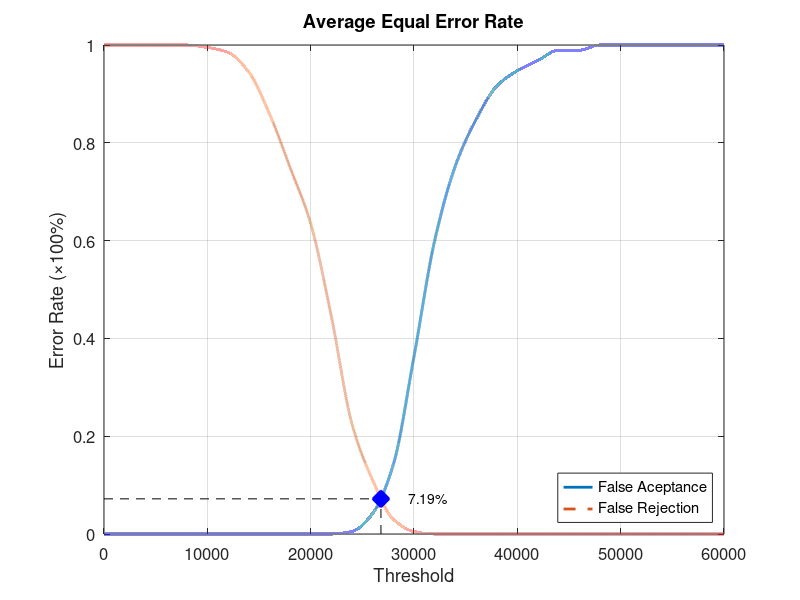
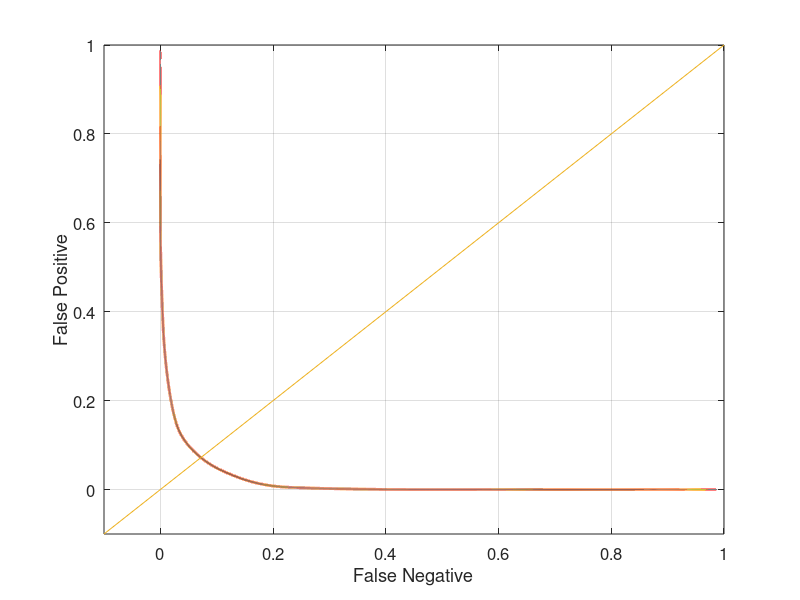

MATLAB code to generate these figures, in order:
function yEER = Database4_1
close all;
clear;
clc;
x = 0:2000:60000;
xq = 0:0.5:60000;

y0 = [0 0 0 0 0 0 0 0 0 0 0 0 0.00526316 0.0421053 0.142105 0.363158 0.6 0.752632 0.847368 0.915789 0.947368 0.968421 0.989474 0.989474 1 1 1 1 1 1 1];
yy0 = interp1(x, y0, xq, 'pchip');
y1 = [1 1 1 1 1 0.995 0.985 0.945 0.86 0.75 0.635 0.445 0.225 0.11 0.03 0.005 0 0 0 0 0 0 0 0 0 0 0 0 0 0 0];
yy1 = interp1(x, y1, xq, 'pchip');

% Calculating EER: 
y2 = abs(y0 - y1);
find(y2 == min(y2))
yy2 = abs(yy0 - yy1);
xEER = find(yy2 == min(yy2));
xEERIndex = xq(xEER) % X-axis EER
yEER = yy0(xEER) % Y-axis EER

main = figure
plot(xq, yy0,'-','LineWidth', 2);	hold on
plot(xq, yy1,'--','LineWidth', 2);	hold on
plot([xEERIndex xEERIndex], [0 yEER], 'k--');	hold on
plot([0 xEERIndex], [yEER yEER], 'k--');	hold on
plot(xEERIndex, yEER, 'bx', 'LineWidth', 10);	hold on
text(xEERIndex + 10 * xEERIndex / 100, yEER, [num2str(round((10000 * yEER)) / 100) '%'])
legend('False Aceptance', 'False Rejection', 'Location', 'SouthEast')
xlabel('Threshold')
ylabel('Error Rate (\times100%)')
title('Average Equal Error Rate')
set(gca, 'FontSize', 12)
axis([0 60000 0 1])
grid on

print(main, 'Database4_1Main', '-dpng');
FNRxFPR = figure('Color', [1 1 1]);
plot(yy1, yy0, '-', yy1, yy0, 'LineWidth', 2);
hold on
y = -0.1:0.1:1
plot(y, y); 
set(gca, 'FontSize', 12)
xlabel('False Negative')
ylabel('False Positive')
axis([-0.1 1 -0.1 1])
set(gca, 'FontSize', 12)
grid on

print(FNRxFPR, 'Database4_1FNRxFPR','-dpng');
end
